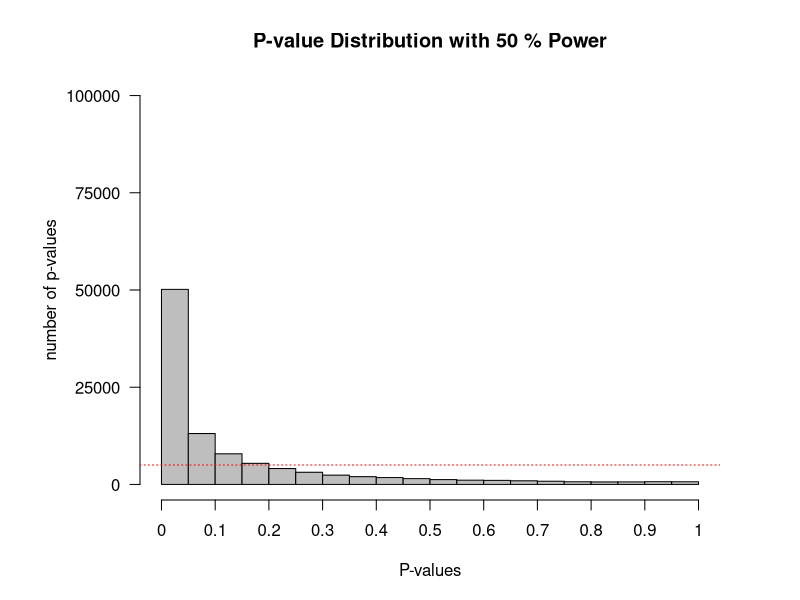

Generate this figure with R:
#Load pwr package to easily calculate the statistical power
if(!require(pwr)){install.packages('pwr')}
library(pwr)
#Disable scientific notation (1.05e10)
options(scipen=999)
#Set number of simulations
nSims <- 100000 #number of simulated experiments

M<-106 #Mean IQ score in the sample (will be compared with 100 in a one-sample t-test)
n<-26 #set sample size
SD<-15 #SD of the simulated data
#With a mean difference of 6, and SD of 15, and a sample size of 26, the test has 50% power)
  
p <-numeric(nSims) #set up empty variable to store all simulated p-values
bars<-20
#Run simulation
for(i in 1:nSims){ #for each simulated experiment
  x<-rnorm(n = n, mean = M, sd = SD) #Simulate data with specified mean, standard deviation, and sample size
  z<-t.test(x, mu=100) #perform the t-test against mu (set to value you want to test against)
  p[i]<-z$p.value #get the p-value and store it
}

#Check power by summing significant p-values and dividing by number of simulations
(sum(p < 0.05)/nSims) #power
#Calculate power formally by power analysis
power<-pwr.t.test(d=(M-100)/SD, n=n,sig.level=0.05,type="one.sample",alternative="two.sided")$power #determines M when power > 0. When power = 0, will set  M = 100.

#Plot figure
#png(file="P-valueDist.png",width=4000,height=3000, , units = "px", res = 500)
op <- par(mar = c(5,7,4,4)) #change white-space around graph
hist(p, breaks=bars, xlab="P-values", ylab="number of p-values\n", axes=FALSE,
     main=paste("P-value Distribution with",round(power*100, digits=1),"% Power"),
     col="grey", xlim=c(0,1),  ylim=c(0, nSims))
axis(side=1, at=seq(0,1, 0.1), labels=seq(0,1,0.1))
axis(side=2, at=seq(0,nSims, nSims/4), labels=seq(0,nSims, nSims/4), las=2)
abline(h=nSims/bars, col = "red", lty=3)
#dev.off()

#? Daniel Lakens, 2016. 
# This work is licensed under a Creative Commons Attribution-NonCommercial-ShareAlike 4.0 International License. https://creativecommons.org/licenses/by-nc-sa/4.0/
